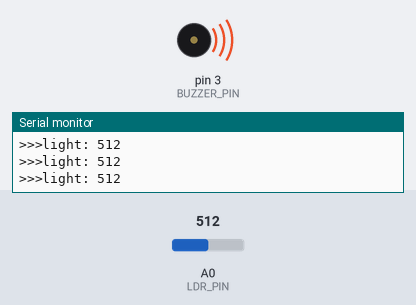
A sketch run on a simulated Arduino Uno, built with avr-gcc and run on an emulated ATmega328P. On the bench: buzzer (waves = sounding), the last lines printed to the serial monitor. Inputs (shaded band) come from the test bench; at power-on: A0 (LDR_PIN) = 512.

Above: at 1.2 s.
1.3 s: A0 (LDR_PIN) set to 108
At 2.4 s:
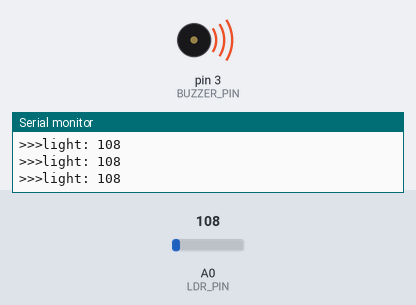
2.8 s: A0 (LDR_PIN) set to 92
At 3.4 s:
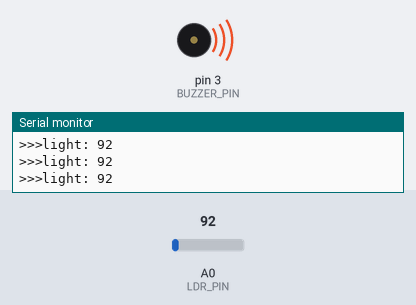
Timing chart, 0 to 5.8 s (numbered marks = the images above; inputs shaded):
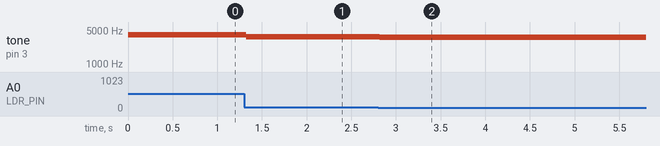

The sketch:

light_buzzer.ino
```cpp
#define BUZZER_PIN 3
#define LDR_PIN A0

void setup() {
  // put your setup code here, to run once:
  pinMode(BUZZER_PIN, OUTPUT);
  Serial.begin(9600);

}

void loop() {
  // put your main code here, to run repeatedly:
  int val = analogRead(LDR_PIN);
  Serial.print(">>>light: ");
  Serial.println(val);
  int frequency = map(val, 0, 1023, 3500, 4500);
  tone(BUZZER_PIN, frequency, 20);

}
```

Measured:
- after the input at 1.3 s, tone on pin 3 (BUZZER_PIN): 4000 Hz → 3605 Hz at once
- after the input at 2.8 s, tone on pin 3 (BUZZER_PIN): 3605 Hz → 3589 Hz at once
